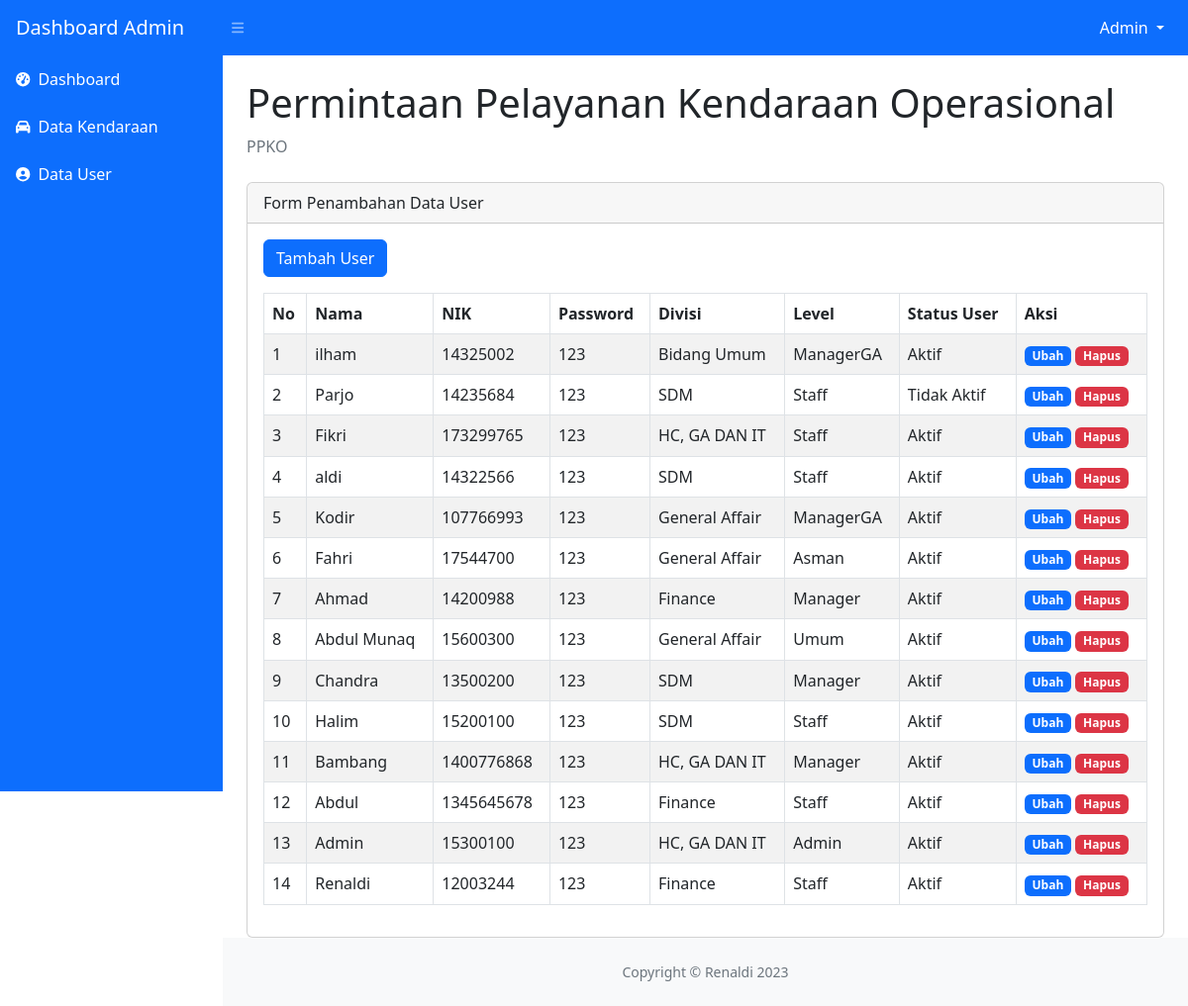
Page /dashboard_admin/tambahakun.php (signed in) on the earlier database version.
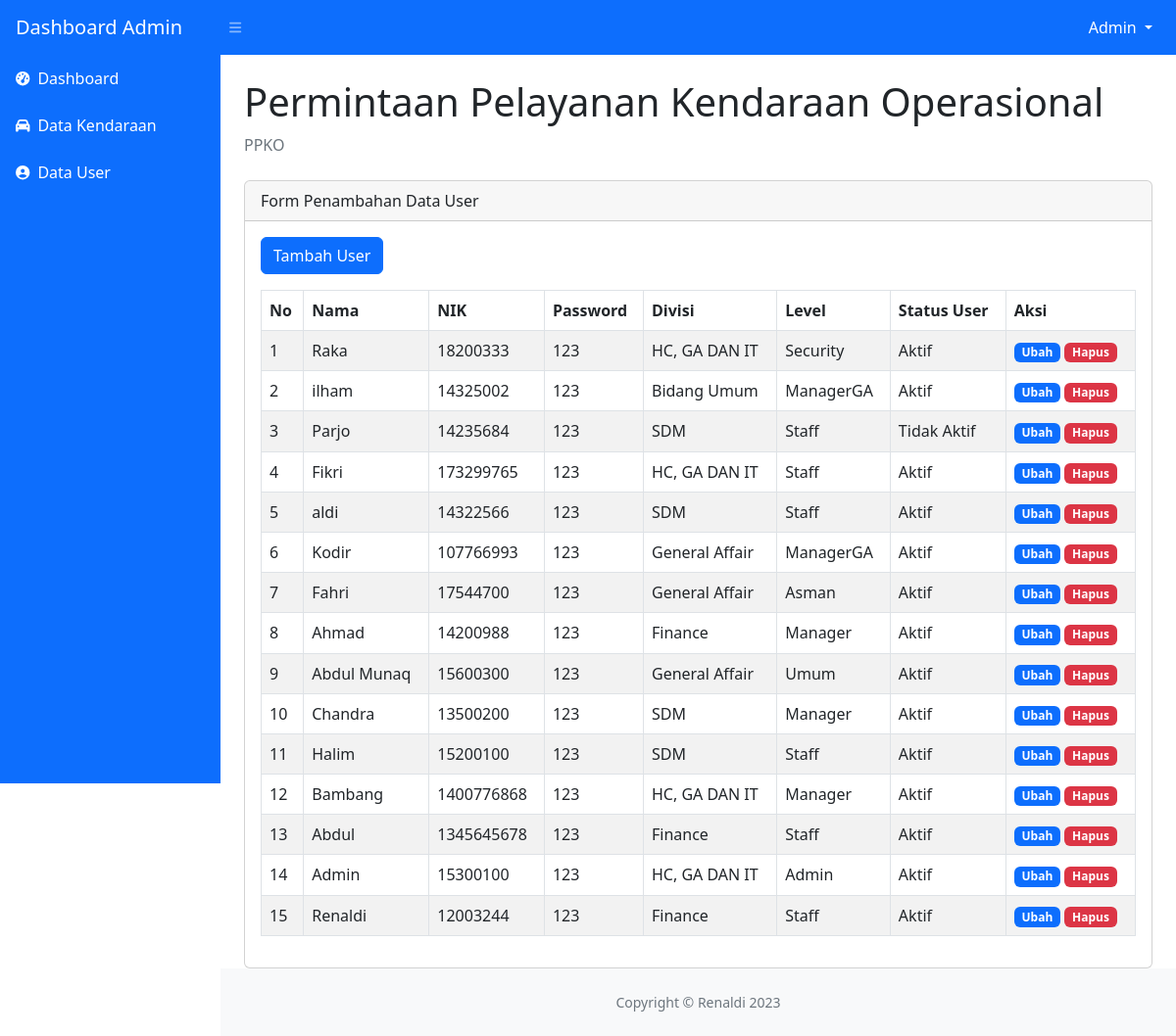
Same page on the later database version.
### tables this page shows
CREATE TABLE `user` (
  `id_user` int(11) NOT NULL,
  `nama` varchar(50) NOT NULL,
  `nik` int(20) NOT NULL,
  `password` varchar(50) NOT NULL,
  `nama_divisi` varchar(50) NOT NULL,
  `level` varchar(20) NOT NULL,
  `status_user` varchar(20) NOT NULL
);

### dashboard_admin/tambahakun.php (the view, shortened to what the changed rows need)
<?php
include "../koneksi.php";
?>
<!DOCTYPE html>
<html lang="en">
<head>
    <link href="https://cdn.jsdelivr.net/npm/simple-datatables@7.1.2/dist/style.min.css" rel="stylesheet" />
    <link href="../css/styles.css" rel="stylesheet" />
</head>
<body class="sb-nav-fixed">
    <nav class="sb-topnav navbar navbar-expand navbar-dark bg-primary">
        <?php
        $nik = $_SESSION['nik'];
        $getnama = mysqli_query($koneksi, "select nama from user where nik='$nik' ");
        $datanama = mysqli_fetch_array($getnama);
        ?>
        <ul class="navbar-nav d-none d-md-inline-block form-inline ms-auto me-0 me-md-3 my-2 my-md-0">
            <li class="nav-item dropdown">
                <a class="nav-link dropdown-toggle text-white" id="navbarDropdown" href="#" role="button" data-bs-toggle="dropdown" aria-expanded="false">
                    <span class="hidden-xs"><?php echo $datanama['nama'] ?></span>
                </a>
            </li>
        </ul>
    </nav>
    <div id="layoutSidenav">
        <div id="layoutSidenav_content">
            <main>
                <div class="container-fluid px-4">
                    <h1 class="mt-4">Permintaan Pelayanan Kendaraan Operasional</h1>
                    <div class="card">
                        <div class="card-body">
                            <table id="datatablesSimple" class="table table-bordered table-striped table-hover">
                                <thead>
                                    <tr>
                                        <th>No</th>
                                        <th>Nama</th>
                                        <th>NIK</th>
                                        <th>Password</th>
                                        <th>Divisi</th>
                                        <th>Level</th>
                                        <th>Status User</th>
                                        <th>Aksi</th>
                                    </tr>
                                </thead>
                                <?php
                                $no = 1;
                                $sql = mysqli_query($koneksi, "SELECT * FROM user ORDER BY id_user DESC");
                                while ($data = mysqli_fetch_array($sql)) :
                                ?>
                                    <tr id="row<?= $no ?>">
                                        <td><?= $no++ ?></td>
                                        <td><?= $data['nama'] ?></td>
                                        <td><?= $data['nik'] ?></td>
                                        <td><?= $data['password'] ?></td>
                                        <td><?= $data['nama_divisi'] ?></td>
                                        <td><?= $data['level'] ?></td>
                                        <td><?= $data['status_user'] ?></td>
                                        <td>
                                            <a href="#" style="text-decoration: none;" class="badge text-bg-primary" data-bs-toggle="modal" data-bs-target="#modalUbah<?= $no ?>">Ubah</a>
                                            <a href="#" style="text-decoration: none;" class="badge text-bg-danger" data-bs-toggle="modal" data-bs-target="#modalHapus<?= $no ?>">Hapus</a>
                                        </td>
                                    </tr>
                        </div>
                    </div>
                <?php endwhile ?>
</html>

Differences in the rows shown:
added user: nama "Raka", nik "18200333", password "123", nama_divisi "HC, GA DAN IT", level "Security", status_user "Aktif"
